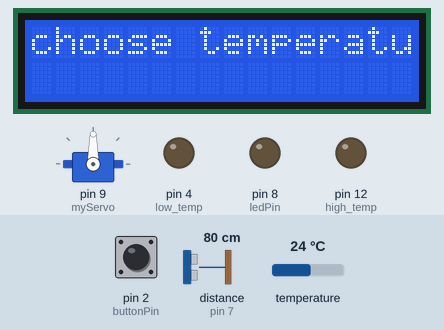
This sketch was run on a simulated Arduino Uno, built with avr-gcc and run on an emulated ATmega328P. Shown: servo, 16×2 character LCD, output pins drawn as LEDs (lit = HIGH). Wiring (inferred from the names in the program): ultrasonic range finder: trigger pin 6; echo pin 7. Inputs (shaded band) come from the test bench; at power-on: pin 2 (buttonPin) HIGH, distance to the obstacle (sensor on pin 7) 80 cm, temperature 24 °C. The echo pulse lasts 58.3 µs per cm; pins used as bus, display or sensor lines are not drawn; what the sketch prints to the serial monitor is not drawn.

Above: at 2.2 s.
2.3 s: pin 2 (buttonPin) pulled LOW for 1.1 s
At 3.7 s:
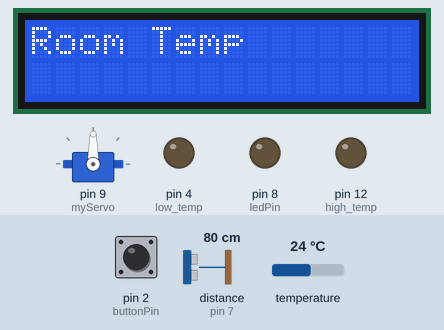
4.9 s: pin 2 (buttonPin) pulled LOW for 1.1 s
At 6.7 s:
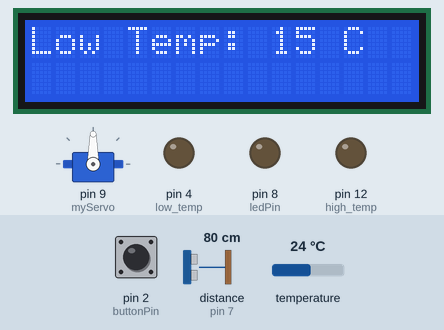
7.5 s: pin 2 (buttonPin) pulled LOW for 3.2 s
At 8.5 s:
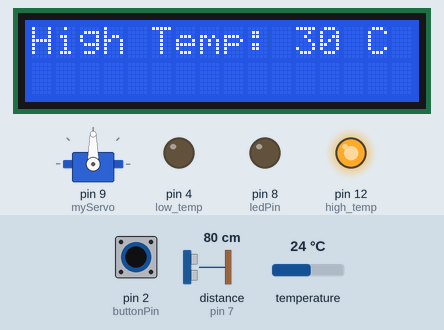
14.6 s: distance to the obstacle (sensor on pin 7) set to 7 cm
16.3 s: distance to the obstacle (sensor on pin 7) set to 4 cm
At 20.1 s:
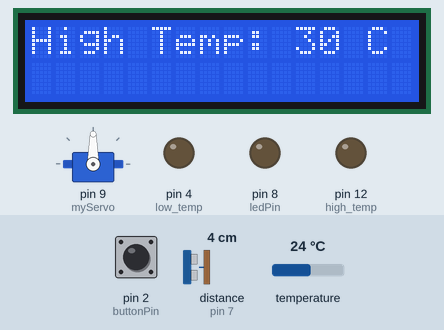
20.2 s: distance to the obstacle (sensor on pin 7) set to 9 cm
At 21.3 s:
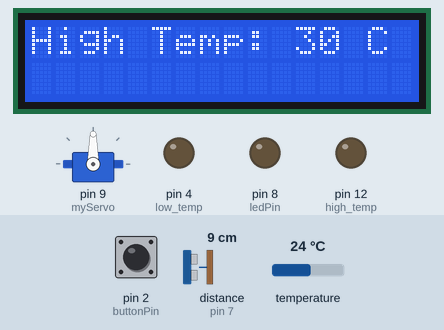
Timing chart, 0 to 22.7 s (numbered marks = the images above; inputs shaded):
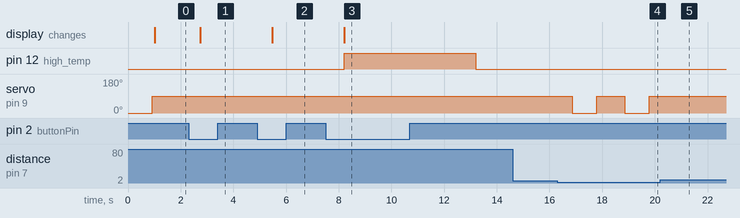

Measured:
- the behaviour switches between 6 and 5 cm on distance to the obstacle (sensor on pin 7) (found by bisection; images 3 and 4)
- after the input at 2.3 s, the display: changes after 0.45 s (image 1)
- after the input at 4.9 s, the display: changes after 0.58 s (image 2)
- after the input at 7.5 s, pin 12 (high_temp): LOW → HIGH after 0.70 s, → LOW 5.0 s later; the display: changes after 0.70 s (image 3)
- after the input at 14.6 s, every drawn part: stays the same
- after the input at 16.3 s, servo on pin 9 (myServo): alternates 90° for 1.1 s and 0° for 0.93 s, starting after 0.57 s
- after the input at 20.2 s, servo on pin 9 (myServo): stays 90° (without the input it goes to 0° after 0.65 s)

The sketch:

group6.ino
```cpp
#include <LiquidCrystal_I2C.h>
#include <Wire.h>
#include <Servo.h>
#include <OneWire.h>
#include <DallasTemperature.h>

// DS18B20 - Temperature Sensor
#define ONE_WIRE_BUS A0 // DS18B20 data pin connected to A0
OneWire oneWire(ONE_WIRE_BUS);
DallasTemperature sensors(&oneWire);
float temperature;

// LEDs
const int ledPin = 8;        // Empty wipe LED
const int low_temp = 4;      // LED to simulate hitting the device
const int high_temp = 12;    // LED to simulate hitting the device

int counterwipe = 0;         // Counter for used wipes

// Servo motor
Servo myServo;
int position = 0;

// LCD
LiquidCrystal_I2C lcd(0x27, 16, 2); // Set I2C address (adjust as needed)

// Ultrasonic
long duration;  // Ultrasonic duration
float distance; // Calculated distance

const int triggerPin = 6; // Ultrasonic sensor trigger pin
const int echoPin = 7;    // Ultrasonic sensor echo pin

// Button
const int buttonPin = 2;  // Button pin
int buttonState = 0;      // Current button state
int lastButtonState = HIGH; // Previous button state (HIGH = not pressed)
int temperatureState = -1;  // 0 = No Temp, 1 = Low Temp, 2 = High Temp
bool printTempState = false; // Flag to ensure one-time print per button press

void setup() {
  // LEDs
  pinMode(ledPin, OUTPUT);
  pinMode(low_temp, OUTPUT);
  pinMode(high_temp, OUTPUT);

  // Servo
  myServo.attach(9);  // Servo connected to pin 9
  myServo.write(0);   // Ensure servo starts in the neutral position

  delay(925);
  myServo.write(90);

  // Initialize LCD
  lcd.init();
  lcd.backlight();
  lcd.print("choose temperature");

  // Configure pins
  pinMode(triggerPin, OUTPUT);
  pinMode(echoPin, INPUT);
  pinMode(buttonPin, INPUT_PULLUP); // Button with internal pull-up resistor

  // Initialize serial communication
  Serial.begin(9600);
  Serial.println("System Initialized.");
}

void loop() {
  // Read temperature from DS18B20
  sensors.requestTemperatures(); // Send the command to get temperatures
  temperature = sensors.getTempCByIndex(0); // Read the first sensor's temperature

  // Button Handling
  buttonState = digitalRead(buttonPin);

  if (buttonState == LOW && lastButtonState == HIGH) {
    Serial.println("Button Pressed!");
    // Update temperature state
    temperatureState++;
    if (temperatureState > 2) {
      temperatureState = 0;
    }
    printTempState = true; // Enable print flag
    delay(100);            // Debounce delay
  }

  if (printTempState) {
    Serial.println("The temp is:");
    Serial.println(temperature);
    // Display temperature state on LCD
    lcd.clear();  // Clear LCD before printing new state
    if (temperatureState == 0) {
      lcd.print("Room Temp");
      Serial.println("Room Temperature Selected");
    } else if (temperatureState == 1) {
      lcd.print("Low Temp: 15 C");
      Serial.println("Low Temperature Selected");
      if (temperature < 15) {
        digitalWrite(low_temp, HIGH);
        delay(5000);
        digitalWrite(low_temp, LOW);
        delay(200);
        Serial.println("Low Temp: Small action.");
      }
    } else if (temperatureState == 2) {
      lcd.print("High Temp: 30 C");
      Serial.println("High Temperature Selected");
      if (temperature < 30) {
        digitalWrite(high_temp, HIGH);
        delay(5000);
        digitalWrite(high_temp, LOW);
        delay(200);
        Serial.println("High Temp: Strong action.");
      }
    }
    printTempState = false; // Reset flag
  }

  lastButtonState = buttonState; // Update button state

  // Ultrasonic Sensor
  digitalWrite(triggerPin, LOW);
  delayMicroseconds(2);
  digitalWrite(triggerPin, HIGH);
  delayMicroseconds(10);
  digitalWrite(triggerPin, LOW);

  // Measure echo duration
  duration = pulseIn(echoPin, HIGH);

  // Calculate distance (cm)
  distance = (duration * 0.0343) / 2;

  if (distance < 5 && counterwipe < 4) {
    Serial.println("Client detected!");
    Serial.print("Distance: ");
    Serial.println(distance);

    // Servo action to simulate dispensing the wipe
    myServo.write(0); // Dispense wipe
    delay(925); // Wait for the servo to move to the desired position

    myServo.write(90); // Return to neutral position
    delay(200); // Wait for servo to return to neutral position
    counterwipe++;
    Serial.print("Wipe used: ");
    Serial.println(counterwipe);
  }

  // If all wipes are used, turn on the empty wipe LED
  if (counterwipe >= 4) {
    digitalWrite(ledPin, HIGH); // Out of wipes
  }

  delay(100); // Avoid overlapping measurements
}
```
